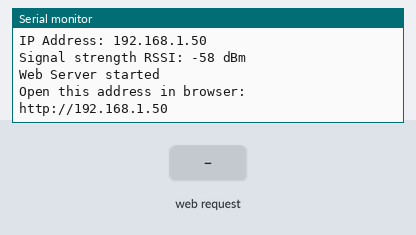
Simulated run of this sketch. Board: ESP32. Parts: the last lines printed to the serial monitor. Inputs (shaded band) come from the test bench. WiFi joins after 1.5 s; servers stay silent unless stated.

Above: at 4.7 s.
4.8 s: HTTP request GET / received
At 5.4 s:
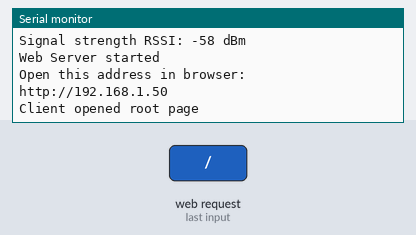
6.3 s: HTTP request GET /status received
At 7.7 s:
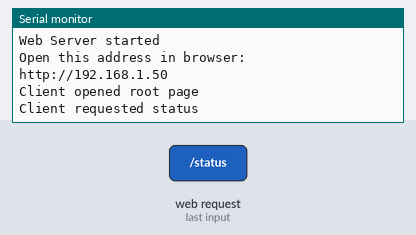

Measured:
- after the input at 4.8 s, the serial monitor: prints a new line at once (image 1)
- after the input at 6.3 s, the serial monitor: prints a new line at once (image 2)

The sketch:

sleep_mode.ino
```cpp
#include <WiFi.h>
#include <WebServer.h>
#include "esp_sleep.h"
#include "driver/rtc_io.h"

const char* ssid = "shacharito";
const char* password = "shachar123456";

WebServer server(80);

#define WAKEUP_PIN GPIO_NUM_13

const unsigned long AWAKE_TIME_MS = 20000;

RTC_DATA_ATTR int bootCount = 0;

unsigned long wakeStartTime = 0;

String getWakeupReasonText() {
  esp_sleep_wakeup_cause_t wakeupReason = esp_sleep_get_wakeup_cause();

  switch (wakeupReason) {
    case ESP_SLEEP_WAKEUP_EXT0:
      return "Wakeup by external trigger on GPIO13";

    case ESP_SLEEP_WAKEUP_TIMER:
      return "Wakeup by timer";

    case ESP_SLEEP_WAKEUP_UNDEFINED:
      return "Power on or reset";

    default:
      return "Other wakeup reason";
  }
}

void handleRoot() {
  Serial.println("Client opened root page");

  String html = "";
  html += "<!DOCTYPE html>";
  html += "<html>";
  html += "<head>";
  html += "<meta charset='UTF-8'>";
  html += "<title>ESP32 Sleep Mode Test</title>";
  html += "</head>";
  html += "<body>";
  html += "<h1>ESP32 Sleep Mode Web Server</h1>";
  html += "<p>Status: Awake</p>";
  html += "<p>Boot count: ";
  html += bootCount;
  html += "</p>";
  html += "<p>Wakeup reason: ";
  html += getWakeupReasonText();
  html += "</p>";
  html += "<p>The ESP32 will go back to Deep Sleep after 20 seconds.</p>";
  html += "</body>";
  html += "</html>";

  server.send(200, "text/html", html);
}

void handleStatus() {
  Serial.println("Client requested status");

  unsigned long awakeForMs = millis() - wakeStartTime;
  unsigned long remainingMs = 0;

  if (awakeForMs < AWAKE_TIME_MS) {
    remainingMs = AWAKE_TIME_MS - awakeForMs;
  }

  String status = "";
  status += "{";
  status += "\"wifi\":\"connected\",";
  status += "\"device\":\"ESP32-CAM\",";
  status += "\"server\":\"running\",";
  status += "\"power_mode\":\"awake\",";
  status += "\"boot_count\":";
  status += bootCount;
  status += ",";
  status += "\"awake_for_ms\":";
  status += awakeForMs;
  status += ",";
  status += "\"sleep_in_ms\":";
  status += remainingMs;
  status += ",";
  status += "\"wakeup_reason\":\"";
  status += getWakeupReasonText();
  status += "\"";
  status += "}";

  server.send(200, "application/json", status);
}

void goToDeepSleep() {
  Serial.println();
  Serial.println("Preparing to enter Deep Sleep...");
  Serial.println("Wakeup trigger: GPIO13 HIGH");

  server.stop();
  WiFi.disconnect(true);
  WiFi.mode(WIFI_OFF);

  rtc_gpio_deinit(WAKEUP_PIN);
  pinMode((int)WAKEUP_PIN, INPUT_PULLDOWN);

  esp_sleep_enable_ext0_wakeup(WAKEUP_PIN, 1);

  delay(500);

  Serial.println("Going to Deep Sleep now");
  Serial.flush();

  esp_deep_sleep_start();
}

void setup() {
  Serial.begin(115200);
  delay(1000);

  bootCount++;
  wakeStartTime = millis();

  Serial.println();
  Serial.println("Starting ESP32 Sleep Mode Web Server...");
  Serial.print("Boot count: ");
  Serial.println(bootCount);
  Serial.print("Wakeup reason: ");
  Serial.println(getWakeupReasonText());

  pinMode((int)WAKEUP_PIN, INPUT_PULLDOWN);

  WiFi.mode(WIFI_STA);
  WiFi.disconnect(true);
  delay(1000);

  Serial.print("Connecting to WiFi SSID: ");
  Serial.println(ssid);

  WiFi.begin(ssid, password);

  int attempts = 0;

  while (WiFi.status() != WL_CONNECTED && attempts < 40) {
    delay(500);
    Serial.print(".");
    attempts++;
  }

  Serial.println();

  if (WiFi.status() == WL_CONNECTED) {
    Serial.println("WiFi connected successfully");
    Serial.print("IP Address: ");
    Serial.println(WiFi.localIP());
    Serial.print("Signal strength RSSI: ");
    Serial.print(WiFi.RSSI());
    Serial.println(" dBm");

    server.on("/", handleRoot);
    server.on("/status", handleStatus);

    server.begin();
    Serial.println("Web Server started");
    Serial.println("Open this address in browser:");
    Serial.print("http://");
    Serial.println(WiFi.localIP());
  } else {
    Serial.println("WiFi connection failed");
    Serial.print("WiFi status code: ");
    Serial.println(WiFi.status());
    Serial.println("Going to Deep Sleep because WiFi failed");
    delay(1000);
    goToDeepSleep();
  }
}

void loop() {
  if (WiFi.status() == WL_CONNECTED) {
    server.handleClient();
  }

  if (millis() - wakeStartTime >= AWAKE_TIME_MS) {
    goToDeepSleep();
  }
}
```
